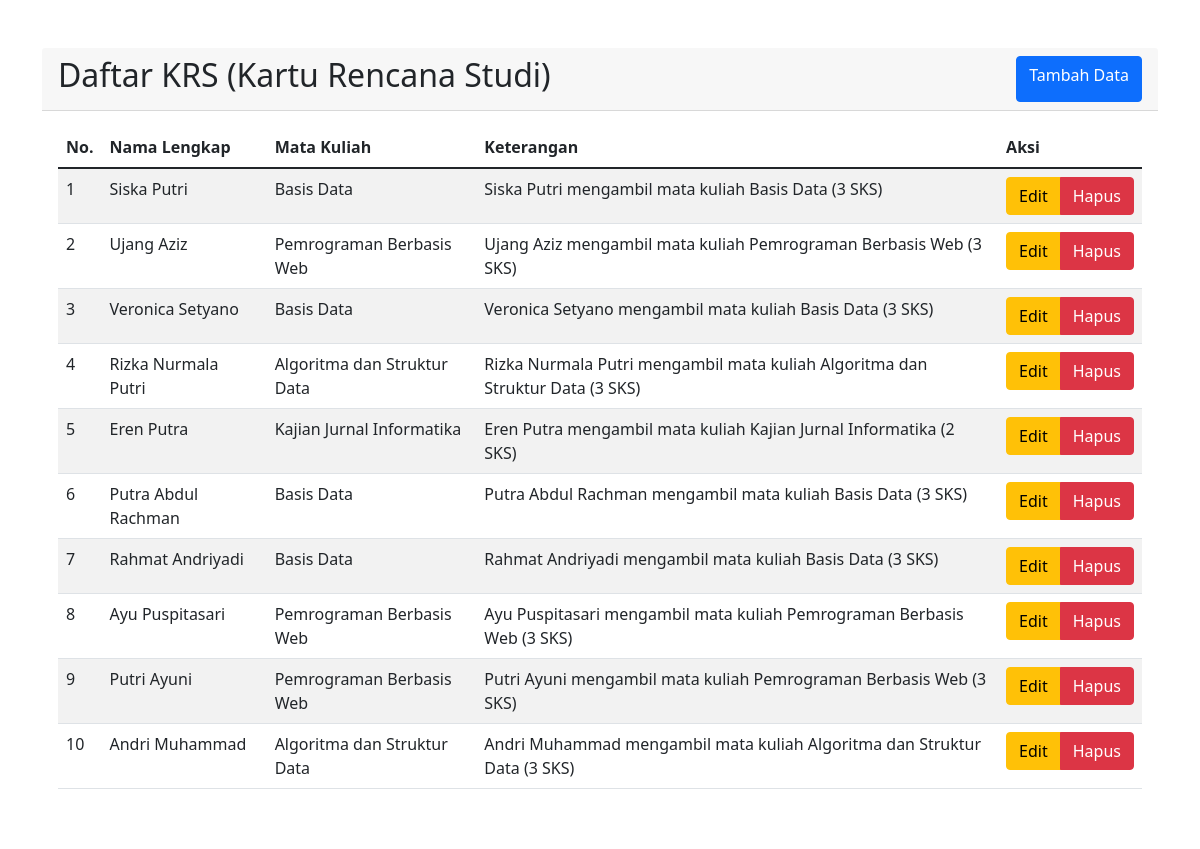
Screenshot of /list-krs.php with the database file from the repository.
### tables this page shows
CREATE TABLE `krs` (
  `id` int(11) NOT NULL,
  `mahasiswa_npm` char(13) NOT NULL,
  `matakuliah_kodemk` char(6) NOT NULL
);

CREATE TABLE `mahasiswa` (
  `npm` char(13) NOT NULL,
  `nama` varchar(50) NOT NULL,
  `jurusan` enum('Teknik Informatika','Sistem Informasi') NOT NULL,
  `alamat` text NOT NULL
);

CREATE TABLE `matakuliah` (
  `kodemk` char(6) NOT NULL,
  `nama` varchar(50) NOT NULL,
  `jumlah_sks` int(3) NOT NULL
);

### list-krs.php (the view, shortened to what this page needs)
<!DOCTYPE html>
<html lang="en">
<head>
    <link href="https://cdn.jsdelivr.net/npm/bootstrap@5.1.3/dist/css/bootstrap.min.css" rel="stylesheet">
</head>
<body>
    <div class="container my-5">
        <div class="row">
            <div class="col-md-12">
                <div class="card border-0">
                    <div class="card-header">
                        <div class="d-flex justify-content-between">
                            <h2>Daftar KRS (Kartu Rencana Studi)</h2>
                            <a href="add-krs.php" class="btn btn-primary">Tambah Data</a>
                        </div>
                    </div>
                    <div class="card-body">
                        <table class="table table-striped table-hover">
                            <thead>
                                <tr>
                                    <th>No.</th>
                                    <th>Nama Lengkap</th>
                                    <th>Mata Kuliah</th>
                                    <th>Keterangan</th>
                                    <th>Aksi</th>
                                </tr>
                            </thead>
                            <tbody>
                                <?php
                                include "connection.php";
                                $query = mysqli_query($conn, "SELECT krs.id AS id, mhs.nama AS nama, matkul.nama AS matkul, matkul.jumlah_sks AS sks FROM (krs krs LEFT JOIN mahasiswa mhs ON krs.mahasiswa_npm = mhs.npm) LEFT JOIN matakuliah matkul ON krs.matakuliah_kodemk = matkul.kodemk");
                                foreach ($query as $data) {
                                ?>
                                <tr>
                                    <td><?= $data['id'] ?></td>
                                    <td><?= $data['nama'] ?></td>
                                    <td><?= $data['matkul'] ?></td>
                                    <td><?= $data['nama'] . " mengambil mata kuliah " . $data['matkul'] . " (" . $data['sks'] . " SKS)" ?></td>
                                    <td>
                                        <div class="btn-group">
                                            <a href="edit-krs.php?id=<?= $data['id'] ?>" class="btn btn-warning">Edit</a>
                                            <a href="delete-krs.php?id=<?= $data['id'] ?>" class="btn btn-danger">Hapus</a>
                                        </div>
                                    </td>
                                </tr>
                                <?php
                                }
                                ?>
                            </tbody>
                        </table>
                    </div>
                </div>
            </div>
        </div>
    </div>
</body>
</html>

### rows the page displays
krs: id "1", mahasiswa_npm.nama "Siska Putri", matakuliah_kodemk.nama "Basis Data", matakuliah_kodemk.jumlah_sks "3"
krs: id "2", mahasiswa_npm.nama "Ujang Aziz", matakuliah_kodemk.nama "Pemrograman Berbasis Web", matakuliah_kodemk.jumlah_sks "3"
krs: id "3", mahasiswa_npm.nama "Veronica Setyano", matakuliah_kodemk.nama "Basis Data", matakuliah_kodemk.jumlah_sks "3"
krs: id "4", mahasiswa_npm.nama "Rizka Nurmala Putri", matakuliah_kodemk.nama "Algoritma dan Struktur Data", matakuliah_kodemk.jumlah_sks "3"
krs: id "5", mahasiswa_npm.nama "Eren Putra", matakuliah_kodemk.nama "Kajian Jurnal Informatika", matakuliah_kodemk.jumlah_sks "2"
krs: id "6", mahasiswa_npm.nama "Putra Abdul Rachman", matakuliah_kodemk.nama "Basis Data", matakuliah_kodemk.jumlah_sks "3"
krs: id "7", mahasiswa_npm.nama "Rahmat Andriyadi", matakuliah_kodemk.nama "Basis Data", matakuliah_kodemk.jumlah_sks "3"
krs: id "8", mahasiswa_npm.nama "Ayu Puspitasari", matakuliah_kodemk.nama "Pemrograman Berbasis Web", matakuliah_kodemk.jumlah_sks "3"
krs: id "9", mahasiswa_npm.nama "Putri Ayuni", matakuliah_kodemk.nama "Pemrograman Berbasis Web", matakuliah_kodemk.jumlah_sks "3"
krs: id "10", mahasiswa_npm.nama "Andri Muhammad", matakuliah_kodemk.nama "Algoritma dan Struktur Data", matakuliah_kodemk.jumlah_sks "3"
